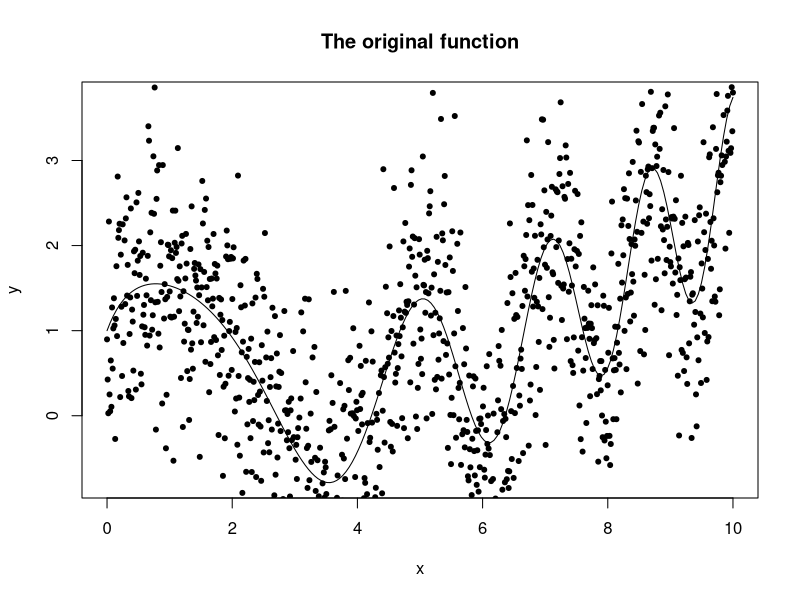
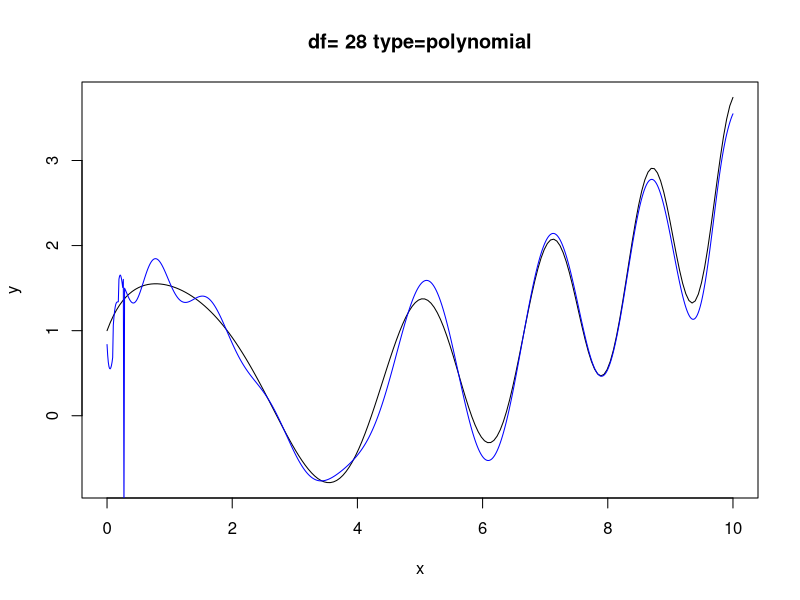
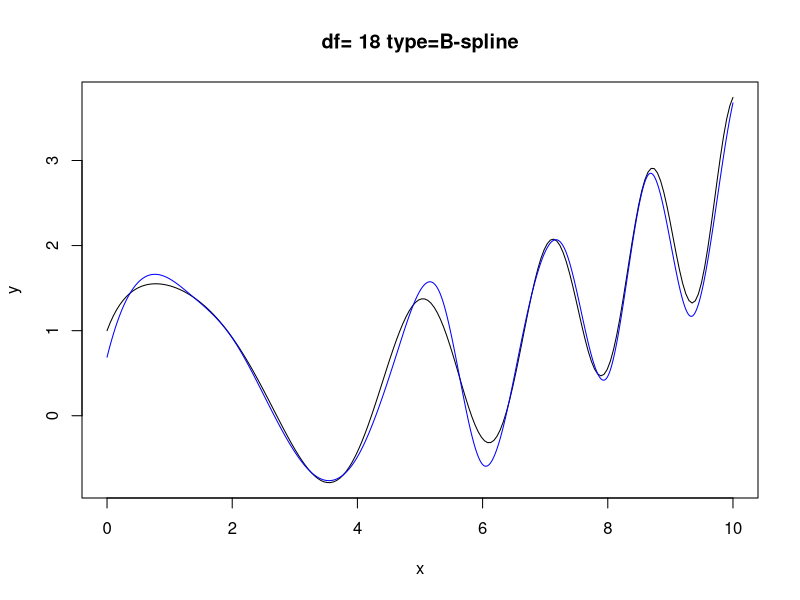
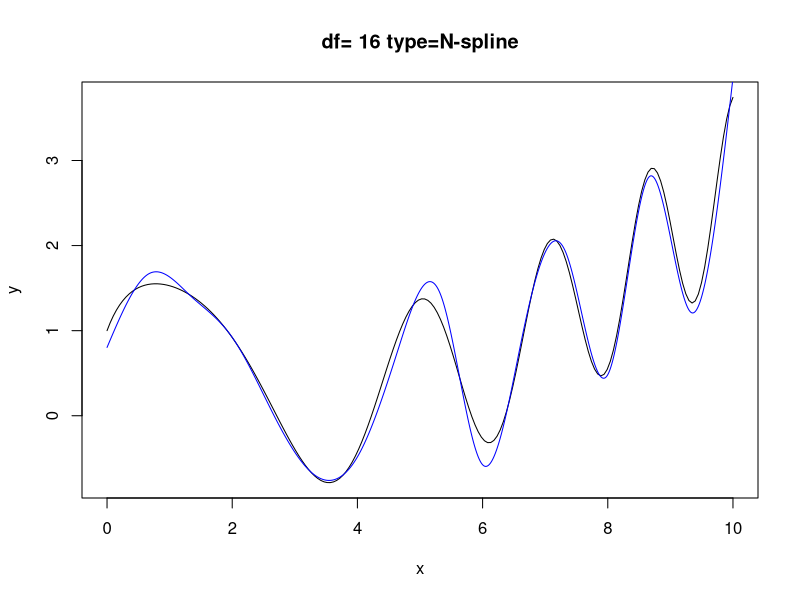
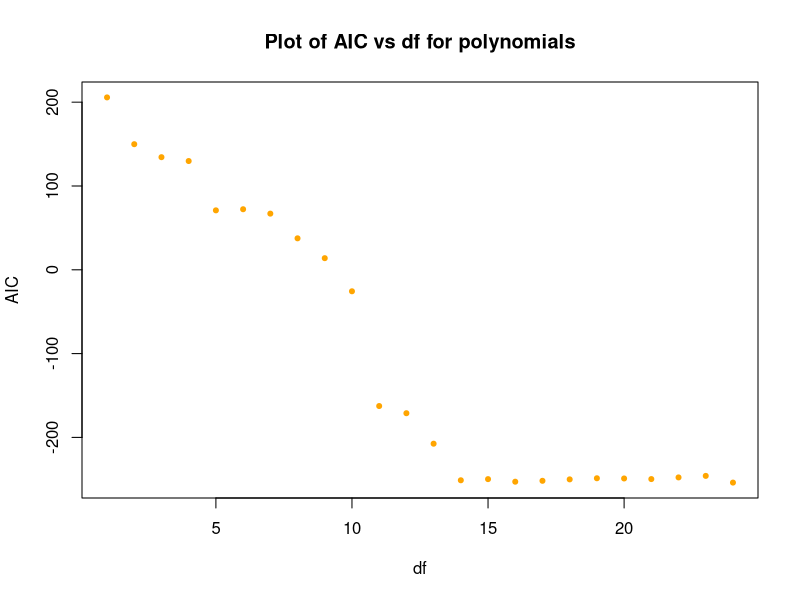
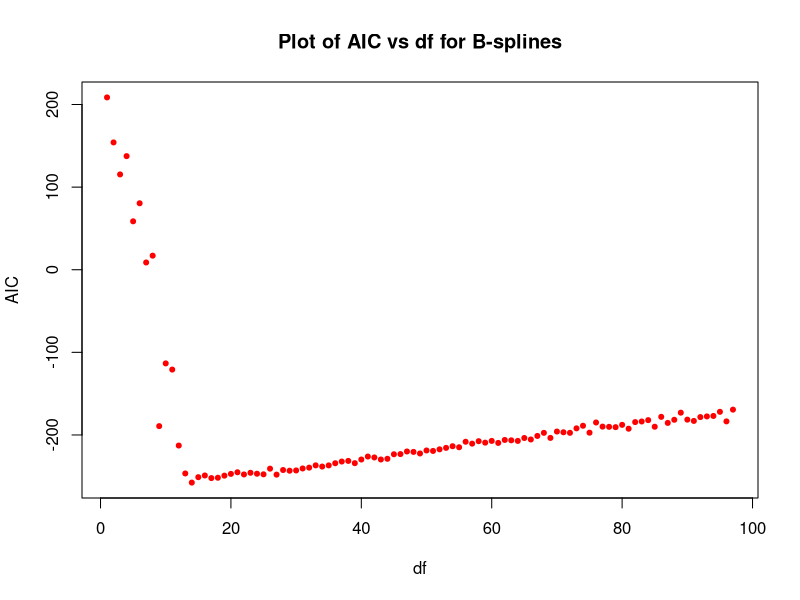
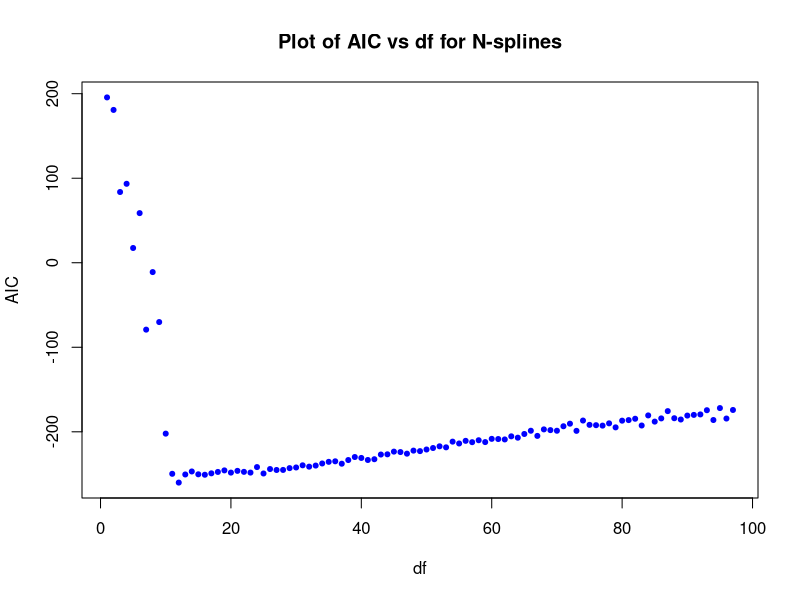

Source code (R) for these figures, in order:
# In this file we study non-parametric regression through simulation
# We first create a function f(x)=2*x + cos(x^2) -3*ln(x+1) as
# the "true function" (Feel free to experiment with other functions). 
# Next we generate data that represents points
# of the form (x, f(x) + err) where err is normal with mean 0 and some
# standard deviation. We then use this data to estimate f(x) by
# polynomials and splines (B-splines and natural splines)

# Step one simulate the function f by generating 1000 (y,x) pairs where
# y=f(x) + esp where eps is a normal error with mean=0 and stdev=0.9
f<-function(x){return(2*x + cos(x*x/4) - 3*log(x+1)^2)}
plot(x<-seq(0,10,length.out=200), y<-sapply(x,'f'),'l', 
              main="The original function", xlab="x", ylab="y")
#xx<-seq(0,10,by=0.02)
# Construct a random sample with normal error
xx<-seq(0,10,length.out=1000)
yy<-sapply(xx,'f')+rnorm(length(xx),0,0.9)
points(xx,yy,pch=20)
readline("hit Enter to build the linear models")

# Make a data frame from the sample. We use this sample to reover the
# approximation to the original function f().
dat<-data.frame(X=xx,Y=yy)

# Load the splines library for spline regression
library(splines)
# Set how many different degrees for polynomials, and df for spline we
# test
k<-100  
# We want to collect the AIC for all the three models to plot and compare
# Below the variable i is varied up to k and the AIC values are
# collected. For each type (polynomial, B-spline and N-spline) the best
# value is recorded. We also keep track of all values and plot them.
pAIC<-bAIC<-nAIC<-c()
for (i in 4:k){
   if(i==4){
      optPmodel<-pModel<-lm(Y~poly(X,i), data=dat)
      # extractAIC returns a vector, the first number is number of
      # parameters and the second number is the value of 
      # AIC =-2*logLik +2*number_of_parameters
      bestPAIC<-extractAIC(pModel)[2] # For first iteration initialize
      pAIC<-c(pAIC,bestPAIC)
      optBmodel<-bModel<-lm(Y~bs(X,df=i), data=dat)
      bestBAIC<-extractAIC(bModel)[2]
      bAIC<-c(bAIC,bestBAIC)
      optNmodel<-nModel<-lm(Y~ns(X,df=i), data=dat)
      bestNAIC<-extractAIC(nModel)[2]
      nAIC<-c(nAIC,bestNAIC)
   }else{
   if(i<28){ # polynomials of degree larger than 28 will crash  due to
             # numerical issues
   # Now find the best value of k (minimum AIC) and save its model
   # for polynomials B splines and natural splines
   pModel<-lm(Y~poly(X,i), data=dat)
     if((tmp<-extractAIC(pModel)[2]) < bestPAIC){
      bestPAIC<-tmp
      optPmodel<-pModel
     }
    pAIC<-c(pAIC,tmp)
   }

   bModel<-lm(Y~ bs(X,df=i), data=dat)
   if((tmp<-extractAIC(bModel)[2]) < bestBAIC){
      bestBAIC<-tmp
      optBmodel<-bModel
   }
   bAIC<-c(bAIC,tmp)

   nModel<-lm(Y~ ns(X,df=i), data=dat)
   if((tmp<-extractAIC(nModel)[2]) < bestNAIC){
      bestNAIC<-tmp
      optNmodel<-nModel
   }
   nAIC<-c(nAIC,tmp)
  }
}
# We now have all optimal models:

print(paste("best poly AIC: ",bestPAIC))
print(summary(optPmodel))
print(paste("best B-spline AIC: ",bestBAIC))
print(summary(optBmodel))
print(paste("best N-spline AIC: ",bestNAIC))
print(summary(optNmodel))
readline("Hit Enter to see plots of the optimal polynomial model")
dev.new()
plot(x,y,'l',main=paste("df=",extractAIC(optPmodel)[1],"type=polynomial"))
#points(xx,yy,pch=20)
lines(xx,predict(optPmodel), col="blue")
readline("Hit Enter to see plots of the optimal B-spline model")
dev.new()
plot(x,y,'l',main=paste("df=",extractAIC(optBmodel)[1],"type=B-spline"))
lines(xx,predict(optBmodel,data.frame(X=xx)), col="blue")
readline("Hit Enter to see plots of the optimal N-spline model")
dev.new()
plot(x,y,'l',main=paste("df=",extractAIC(optNmodel)[1],"type=N-spline"))
lines(xx,predict(optNmodel,data.frame(X=xx)), col="blue")

# Plot the AIC for polynomials, B-splines and natural splines
readline("\nHit Enter to see plot of polynomial AIC against degree") 
dev.new()
plot(1:length(pAIC),pAIC,pch=20,col="orange",
     main="Plot of AIC vs df for polynomials", xlab="df", ylab="AIC")
readline("\nHit Enter to see plot of B spline AIC against degree")
dev.new()
plot(1:length(bAIC),bAIC,pch=20,col="red",
   main="Plot of AIC vs df for B-splines", xlab="df", ylab="AIC")
readline("\nHit Enter to see plot of natural spline AIC against degree")
dev.new()
plot(1:length(nAIC),nAIC,pch=20,col="blue",
       main="Plot of AIC vs df for N-splines", xlab="df", ylab="AIC")
